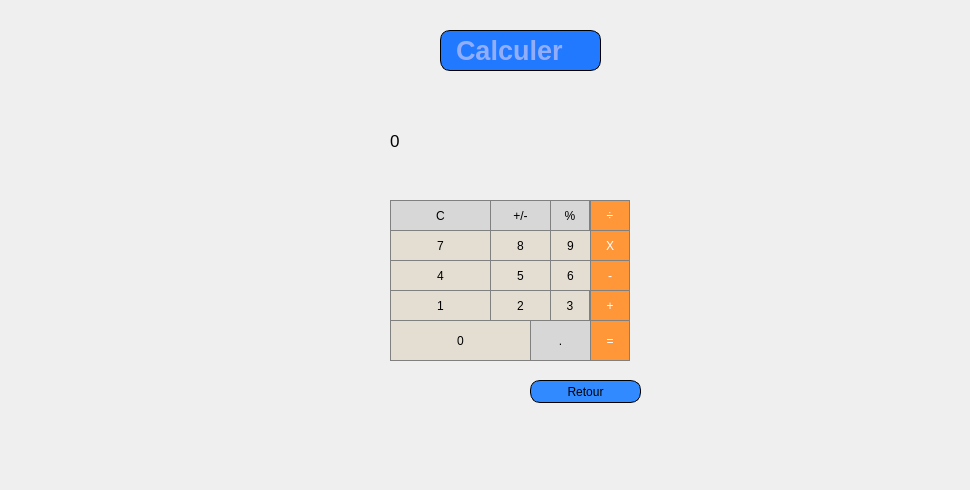
         <widget class="QWidget" name="page_20">
          <widget class="QLabel" name="label_55">
           <property name="geometry">
            <rect>
             <x>0</x>
             <y>0</y>
             <width>961</width>
             <height>481</height>
            </rect>
           </property>
           <property name="text">
            <string/>
           </property>
           <property name="pixmap">
            <pixmap resource="qt.qrc">:/new/prefix1/icons/haya.png</pixmap>
           </property>
          </widget>
          <widget class="QLabel" name="label_56">
           <property name="geometry">
            <rect>
             <x>350</x>
             <y>20</y>
             <width>341</width>
             <height>401</height>
            </rect>
           </property>
           <property name="text">
            <string/>
           </property>
           <property name="pixmap">
            <pixmap resource="qt.qrc">:/new/prefix1/icons/imf.jpg</pixmap>
           </property>
          </widget>
          <widget class="QPushButton" name="pushButton_times">
           <property name="geometry">
            <rect>
             <x>590</x>
             <y>230</y>
             <width>40</width>
             <height>31</height>
            </rect>
           </property>
           <property name="styleSheet">
            <string notr="true">QPushButton {
  background-color: rgb(255, 151, 57);
  color: white; 
  border: 1px solid gray;
}

QPushButton:pressed {
    background-color: qlineargradient(x1: 0, y1: 0, x2: 0, y2: 1,
                                      stop: 0 #FF7832, stop: 1 #FF9739);
}</string>
           </property>
           <property name="text">
            <string>X</string>
           </property>
          </widget>
          <widget class="QPushButton" name="pushButt5">
           <property name="geometry">
            <rect>
             <x>490</x>
             <y>260</y>
             <width>61</width>
             <height>31</height>
            </rect>
           </property>
           <property name="styleSheet">
            <string notr="true">QPushButton {
   border: 1px solid gray;
background-color:rgb(227, 222, 209)

}
QPushButton:pressed {
    background-color: qlineargradient(x1: 0, y1: 0, x2: 0, y2: 1,
                                      stop: 0 #dadbde, stop: 1 #f6f7fa);
}</string>
           </property>
           <property name="text">
            <string>5</string>
           </property>
          </widget>
          <widget class="QPushButton" name="pushButton_C">
           <property name="geometry">
            <rect>
             <x>390</x>
             <y>200</y>
             <width>101</width>
             <height>31</height>
            </rect>
           </property>
           <property name="styleSheet">
            <string notr="true">QPushButton {
  background-color: rgb(215, 215, 215);
  border: 1px solid gray;
}
QPushButton:pressed {
    background-color: qlineargradient(x1: 0, y1: 0, x2: 0, y2: 1,
                                      stop: 0 #BEBEBE, stop: 1 #D7D7D7);
}</string>
           </property>
           <property name="text">
            <string>C</string>
           </property>
          </widget>
          <widget class="QPushButton" name="pushButton_plus">
           <property name="geometry">
            <rect>
             <x>590</x>
             <y>290</y>
             <width>40</width>
             <height>31</height>
            </rect>
           </property>
           <property name="styleSheet">
            <string notr="true">QPushButton {
  background-color: rgb(255, 151, 57);
  color: white; 
  border: 1px solid gray;
}

QPushButton:pressed {
    background-color: qlineargradient(x1: 0, y1: 0, x2: 0, y2: 1,
                                      stop: 0 #FF7832, stop: 1 #FF9739);
}</string>
           </property>
           <property name="text">
            <string>+</string>
           </property>
          </widget>
          <widget class="QLabel" name="label_57">
           <property name="geometry">
            <rect>
             <x>390</x>
             <y>80</y>
             <width>241</width>
             <height>121</height>
            </rect>
           </property>
           <property name="font">
            <font>
             <pointsize>13</pointsize>
            </font>
           </property>
           <property name="styleSheet">
            <string notr="true">QLabel {
	qproperty-alignment: 'AlignVCenter | AlignRight';
	border: 1px solid gray;
background-color:rgb(227, 222, 209)

}

background-color : white;</string>
           </property>
           <property name="text">
            <string>0</string>
           </property>
          </widget>
          <widget class="QPushButton" name="pushButton_signal">
           <property name="geometry">
            <rect>
             <x>490</x>
             <y>200</y>
             <width>61</width>
             <height>31</height>
            </rect>
           </property>
           <property name="styleSheet">
            <string notr="true">QPushButton {
  background-color: rgb(215, 215, 215);
  border: 1px solid gray;
}
QPushButton:pressed {
    background-color: qlineargradient(x1: 0, y1: 0, x2: 0, y2: 1,
                                      stop: 0 #BEBEBE, stop: 1 #D7D7D7);
}</string>
           </property>
           <property name="text">
            <string>+/-</string>
           </property>
          </widget>
          <widget class="QPushButton" name="pushButt7">
           <property name="geometry">
            <rect>
             <x>390</x>
             <y>230</y>
             <width>101</width>
             <height>31</height>
            </rect>
           </property>
           <property name="styleSheet">
            <string notr="true">QPushButton {
   border: 1px solid gray;
background-color:rgb(227, 222, 209)

}
QPushButton:pressed {
    background-color: qlineargradient(x1: 0, y1: 0, x2: 0, y2: 1,
                                      stop: 0 #dadbde, stop: 1 #f6f7fa);
}</string>
           </property>
           <property name="text">
            <string>7</string>
           </property>
          </widget>
          <widget class="QPushButton" name="pushButton_0">
           <property name="geometry">
            <rect>
             <x>390</x>
             <y>320</y>
             <width>141</width>
             <height>41</height>
            </rect>
           </property>
           <property name="styleSheet">
            <string notr="true">QPushButton {
   border: 1px solid gray;
background-color:rgb(227, 222, 209)

}
QPushButton:pressed {
    background-color: qlineargradient(x1: 0, y1: 0, x2: 0, y2: 1,
                                      stop: 0 #dadbde, stop: 1 #f6f7fa);
}</string>
           </property>
           <property name="text">
            <string>0</string>
           </property>
          </widget>
          <widget class="QPushButton" name="pushButton_point">
           <property name="geometry">
            <rect>
             <x>530</x>
             <y>320</y>
             <width>61</width>
             <height>41</height>
            </rect>
           </property>
           <property name="styleSheet">
            <string notr="true">QPushButton {
  background-color: rgb(215, 215, 215);
  border: 1px solid gray;
}
QPushButton:pressed {
    background-color: qlineargradient(x1: 0, y1: 0, x2: 0, y2: 1,
                                      stop: 0 #BEBEBE, stop: 1 #D7D7D7);
}</string>
           </property>
           <property name="text">
            <string>.</string>
           </property>
          </widget>
          <widget class="QPushButton" name="pushButt1">
           <property name="geometry">
            <rect>
             <x>390</x>
             <y>290</y>
             <width>101</width>
             <height>31</height>
            </rect>
           </property>
           <property name="styleSheet">
            <string notr="true">QPushButton {
   border: 1px solid gray;
background-color:rgb(227, 222, 209)

}
QPushButton:pressed {
    background-color: qlineargradient(x1: 0, y1: 0, x2: 0, y2: 1,
                                      stop: 0 #dadbde, stop: 1 #f6f7fa);
}</string>
           </property>
           <property name="text">
            <string>1</string>
           </property>
          </widget>
          <widget class="QPushButton" name="pushButt9">
           <property name="geometry">
            <rect>
             <x>550</x>
             <y>230</y>
             <width>41</width>
             <height>31</height>
            </rect>
           </property>
           <property name="styleSheet">
            <string notr="true">QPushButton {
   border: 1px solid gray;
background-color :rgb(227, 222, 209)
}
QPushButton:pressed {
    background-color: qlineargradient(x1: 0, y1: 0, x2: 0, y2: 1,
                                      stop: 0 #dadbde, stop: 1 #f6f7fa);
}</string>
           </property>
           <property name="text">
            <string>9</string>
           </property>
          </widget>
          <widget class="QPushButton" name="pushButton_porcentage">
           <property name="geometry">
            <rect>
             <x>550</x>
             <y>200</y>
             <width>40</width>
             <height>31</height>
            </rect>
           </property>
           <property name="styleSheet">
            <string notr="true">QPushButton {
  background-color: rgb(215, 215, 215);
  border: 1px solid gray;
}
QPushButton:pressed {
    background-color: qlineargradient(x1: 0, y1: 0, x2: 0, y2: 1,
                                      stop: 0 #BEBEBE, stop: 1 #D7D7D7);
}</string>
           </property>
           <property name="text">
            <string>%</string>
           </property>
          </widget>
          <widget class="QPushButton" name="pushButt2">
           <property name="geometry">
            <rect>
             <x>490</x>
             <y>290</y>
             <width>61</width>
             <height>31</height>
            </rect>
           </property>
           <property name="styleSheet">
            <string notr="true">QPushButton {
   border: 1px solid gray;
background-color:rgb(227, 222, 209)

}
QPushButton:pressed {
    background-color: qlineargradient(x1: 0, y1: 0, x2: 0, y2: 1,
                                      stop: 0 #dadbde, stop: 1 #f6f7fa);
}</string>
           </property>
           <property name="text">
            <string>2</string>
           </property>
          </widget>
          <widget class="QPushButton" name="pushButton_division">
           <property name="geometry">
            <rect>
             <x>590</x>
             <y>200</y>
             <width>40</width>
             <height>31</height>
            </rect>
           </property>
           <property name="styleSheet">
            <string notr="true">QPushButton {
  background-color: rgb(255, 151, 57);
  color: white; 
  border: 1px solid gray;
}

QPushButton:pressed {
    background-color: qlineargradient(x1: 0, y1: 0, x2: 0, y2: 1,
                                      stop: 0 #FF7832, stop: 1 #FF9739);
}</string>
           </property>
           <property name="text">
            <string>÷</string>
           </property>
          </widget>
          <widget class="QPushButton" name="pushButton_minus">
           <property name="geometry">
            <rect>
             <x>590</x>
             <y>260</y>
             <width>40</width>
             <height>31</height>
            </rect>
           </property>
           <property name="styleSheet">
            <string notr="true">QPushButton {
  background-color: rgb(255, 151, 57);
  color: white; 
  border: 1px solid gray;
}

QPushButton:pressed {
    background-color: qlineargradient(x1: 0, y1: 0, x2: 0, y2: 1,
                                      stop: 0 #FF7832, stop: 1 #FF9739);
}</string>
           </property>
           <property name="text">
            <string>-</string>
           </property>
          </widget>
          <widget class="QPushButton" name="pushButton_equal">
           <property name="geometry">
            <rect>
             <x>590</x>
             <y>320</y>
             <width>40</width>
             <height>41</height>
            </rect>
           </property>
           <property name="styleSheet">
            <string notr="true">QPushButton {
  background-color: rgb(255, 151, 57);
  color: white; 
  border: 1px solid gray;
}

QPushButton:pressed {
    background-color: qlineargradient(x1: 0, y1: 0, x2: 0, y2: 1,
                                      stop: 0 #FF7832, stop: 1 #FF9739);
}</string>
           </property>
           <property name="text">
            <string>=</string>
           </property>
          </widget>
          <widget class="QPushButton" name="pushButt8">
           <property name="geometry">
            <rect>
             <x>490</x>
             <y>230</y>
             <width>61</width>
             <height>31</height>
            </rect>
           </property>
           <property name="styleSheet">
            <string notr="true">QPushButton {
   border: 1px solid gray;
background-color:rgb(227, 222, 209)
}
QPushButton:pressed {
    background-color: qlineargradient(x1: 0, y1: 0, x2: 0, y2: 1,
                                      stop: 0 #dadbde, stop: 1 #f6f7fa);
}</string>
           </property>
           <property name="text">
            <string>8</string>
           </property>
          </widget>
          <widget class="QPushButton" name="pushButt3">
           <property name="geometry">
            <rect>
             <x>550</x>
             <y>290</y>
             <width>40</width>
             <height>31</height>
            </rect>
           </property>
           <property name="styleSheet">
            <string notr="true">QPushButton {
   border: 1px solid gray;
background-color:rgb(227, 222, 209)

}
QPushButton:pressed {
    background-color: qlineargradient(x1: 0, y1: 0, x2: 0, y2: 1,
                                      stop: 0 #dadbde, stop: 1 #f6f7fa);
}</string>
           </property>
           <property name="text">
            <string>3</string>
           </property>
          </widget>
          <widget class="QPushButton" name="pushButt6">
           <property name="geometry">
            <rect>
             <x>550</x>
             <y>260</y>
             <width>41</width>
             <height>31</height>
            </rect>
           </property>
           <property name="styleSheet">
            <string notr="true">QPushButton {
   border: 1px solid gray;
background-color:rgb(227, 222, 209)

}
QPushButton:pressed {
    background-color: qlineargradient(x1: 0, y1: 0, x2: 0, y2: 1,
                                      stop: 0 #dadbde, stop: 1 #f6f7fa);
}</string>
           </property>
           <property name="text">
            <string>6</string>
           </property>
          </widget>
          <widget class="QPushButton" name="pushButt4">
           <property name="geometry">
            <rect>
             <x>390</x>
             <y>260</y>
             <width>101</width>
             <height>31</height>
            </rect>
           </property>
           <property name="styleSheet">
            <string notr="true">QPushButton {
   border: 1px solid gray;
background-color:rgb(227, 222, 209)

}
QPushButton:pressed {
    background-color: qlineargradient(x1: 0, y1: 0, x2: 0, y2: 1,
                                      stop: 0 #dadbde, stop: 1 #f6f7fa);
}</string>
           </property>
           <property name="text">
            <string>4</string>
           </property>
          </widget>
          <widget class="QPushButton" name="Annuler_3">
           <property name="geometry">
            <rect>
             <x>530</x>
             <y>380</y>
             <width>111</width>
             <height>23</height>
            </rect>
           </property>
           <property name="styleSheet">
            <string notr="true">		border: 1px solid black;
border-radius: 10px;
padding: 0 8px;
background: #318aff;
font: bold, &quot;Arial&quot;;;
text-align:center;
</string>
           </property>
           <property name="text">
            <string>Retour</string>
           </property>
           <property name="icon">
            <iconset resource="projet.qrc">
             <normaloff>:/new/prefix1/icons/icons8_back_to_200px.png</normaloff>:/new/prefix1/icons/icons8_back_to_200px.png</iconset>
           </property>
          </widget>
          <widget class="QLabel" name="label_99">
           <property name="geometry">
            <rect>
             <x>440</x>
             <y>30</y>
             <width>161</width>
             <height>41</height>
            </rect>
           </property>
           <property name="font">
            <font>
             <family>Arial</family>
             <pointsize>20</pointsize>
             <weight>75</weight>
             <italic>false</italic>
             <bold>true</bold>
            </font>
           </property>
           <property name="styleSheet">
            <string notr="true">border: 1px solid black;
background-color: rgb(32, 121, 255);
color: rgb(146, 174, 250);
border-radius: 10px;
padding: 0 8px;

font: bold, &quot;Arial&quot;;;
text-align:center;</string>
           </property>
           <property name="text">
            <string>Calculer</string>
           </property>
          </widget>
         </widget>
